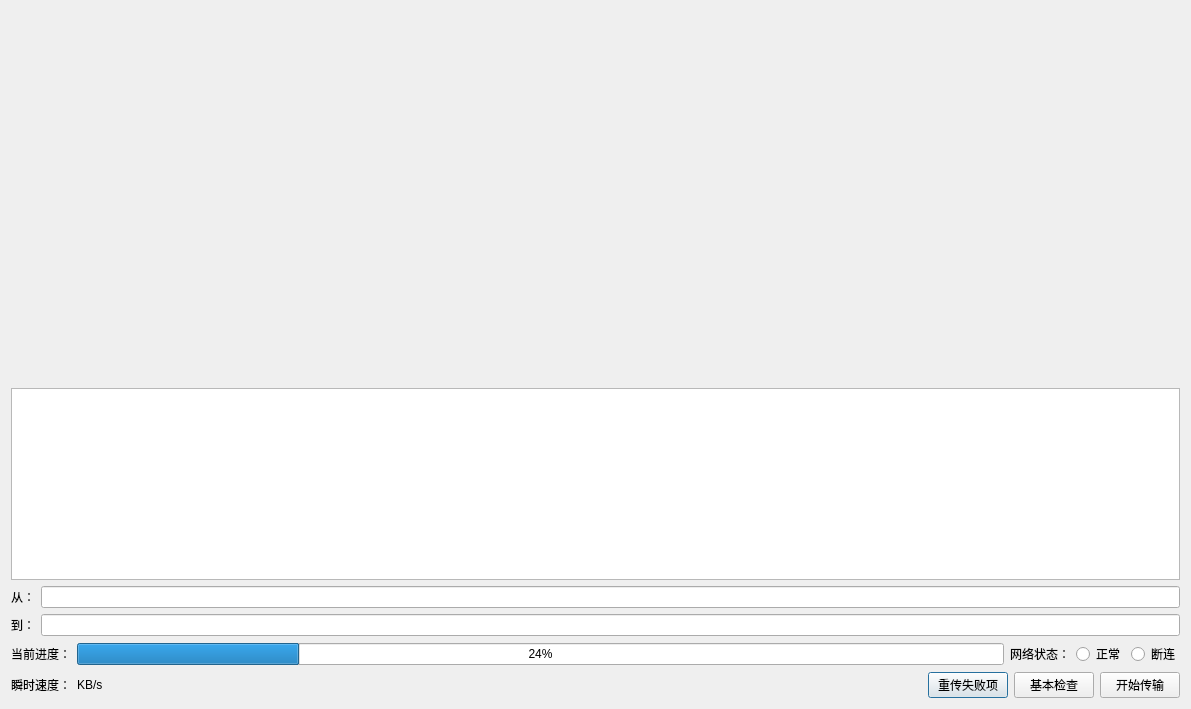
<?xml version="1.0" encoding="UTF-8"?>
<ui version="4.0">
 <class>RelayTask</class>
 <widget class="QDialog" name="RelayTask">
  <property name="geometry">
   <rect>
    <x>0</x>
    <y>0</y>
    <width>1191</width>
    <height>709</height>
   </rect>
  </property>
  <property name="windowTitle">
   <string>Dialog</string>
  </property>
  <layout class="QVBoxLayout" name="verticalLayout">
   <item>
    <layout class="QHBoxLayout" name="horizontalLayout"/>
   </item>
   <item>
    <widget class="QWidget" name="widget" native="true">
     <property name="sizePolicy">
      <sizepolicy hsizetype="Expanding" vsizetype="Expanding">
       <horstretch>0</horstretch>
       <verstretch>0</verstretch>
      </sizepolicy>
     </property>
    </widget>
   </item>
   <item>
    <widget class="QPlainTextEdit" name="pedLog">
     <property name="sizePolicy">
      <sizepolicy hsizetype="Expanding" vsizetype="Fixed">
       <horstretch>0</horstretch>
       <verstretch>0</verstretch>
      </sizepolicy>
     </property>
     <property name="maximumSize">
      <size>
       <width>16777215</width>
       <height>300</height>
      </size>
     </property>
    </widget>
   </item>
   <item>
    <layout class="QHBoxLayout" name="horizontalLayout_2">
     <item>
      <widget class="QLabel" name="label">
       <property name="text">
        <string>从：</string>
       </property>
      </widget>
     </item>
     <item>
      <widget class="QLineEdit" name="edFrom"/>
     </item>
    </layout>
   </item>
   <item>
    <layout class="QHBoxLayout" name="horizontalLayout_4">
     <item>
      <widget class="QLabel" name="label_3">
       <property name="text">
        <string>到：</string>
       </property>
      </widget>
     </item>
     <item>
      <widget class="QLineEdit" name="edTo"/>
     </item>
    </layout>
   </item>
   <item>
    <layout class="QHBoxLayout" name="horizontalLayout_3">
     <item>
      <widget class="QLabel" name="label_2">
       <property name="text">
        <string>当前进度：</string>
       </property>
      </widget>
     </item>
     <item>
      <widget class="QProgressBar" name="curProgress">
       <property name="value">
        <number>24</number>
       </property>
      </widget>
     </item>
     <item>
      <widget class="QLabel" name="label_7">
       <property name="text">
        <string>网络状态：</string>
       </property>
      </widget>
     </item>
     <item>
      <widget class="QRadioButton" name="rbNormal">
       <property name="text">
        <string>正常</string>
       </property>
      </widget>
     </item>
     <item>
      <widget class="QRadioButton" name="rbDisconnect">
       <property name="text">
        <string>断连</string>
       </property>
      </widget>
     </item>
    </layout>
   </item>
   <item>
    <layout class="QHBoxLayout" name="horizontalLayout_5">
     <item>
      <widget class="QLabel" name="label_6">
       <property name="text">
        <string>瞬时速度：</string>
       </property>
      </widget>
     </item>
     <item>
      <widget class="QLabel" name="lbSpeed">
       <property name="text">
        <string>KB/s</string>
       </property>
      </widget>
     </item>
     <item>
      <spacer name="horizontalSpacer">
       <property name="orientation">
        <enum>Qt::Orientation::Horizontal</enum>
       </property>
       <property name="sizeHint" stdset="0">
        <size>
         <width>40</width>
         <height>20</height>
        </size>
       </property>
      </spacer>
     </item>
     <item>
      <widget class="QPushButton" name="btnRetryAll">
       <property name="text">
        <string>重传失败项</string>
       </property>
      </widget>
     </item>
     <item>
      <widget class="QPushButton" name="btnBasicCheck">
       <property name="text">
        <string>基本检查</string>
       </property>
      </widget>
     </item>
     <item>
      <widget class="QPushButton" name="btnStart">
       <property name="text">
        <string>开始传输</string>
       </property>
      </widget>
     </item>
    </layout>
   </item>
  </layout>
 </widget>
 <resources/>
 <connections/>
</ui>
